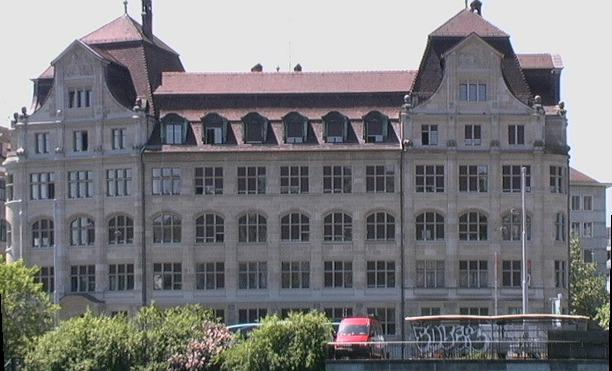
#> input picture test/cmp_b0374.jpg, 612 x 371 px, found by its file name
$ jupyter execute --allow-errors preprocessing.ipynb
#> lines starting #> are read from the running program, lines starting #| are printed output that depends on the picture; after the words box and inside, x2 and y2 are one past the last pixel; in counts of white or black regions, pixels touching at a corner belong together
### Image Data Preprocessing
[Keras documentation](https://keras.io/api/preprocessing/image/)

[cell 1]
import warnings

import cv2
import matplotlib.pyplot as plt
import pandas as pd
import numpy as np
import seaborn as sns
import os

warnings.simplefilter("ignore", category=RuntimeWarning)
pd.options.mode.chained_assignment = None;

## Exploratory Data Analysis и подсчет окон и колонн в предложенном датасете

[cell 2]
# загружаем метки
labels = pd.read_csv("C:\\Users\\HOME\\PycharmProjects\\CV_BuildingAnalytics\\labels.csv")
#> (reads labels.csv from the repository)
labels.head(19)

[cell 3]
labels.shape

[cell 4]
labels[['window', 'pillar', 'facade']].describe().T

[cell 5]
labels[['window', 'pillar', 'facade']].hist(bins=100);
#> figure, not shown here; panel 1: tallest bar 484 high, from x = 0.99 to 1; panel 2: tallest bar 730 high, from x = 0.99 to 1; panel 3: tallest bar 446 high, from x = 0.99 to 1

[cell 6]
# Display information about the data types and number of non-null values in each column
print("Общая информация о данных и типах переменных:")
print(labels.info())

# Display basic statistical information about each column
print("Описательные статистики для данных")
print(labels.describe())

# Count the number of occurrences of each value in the 'facade' column
print("Количество значений в столбце 'фасад'")
print(labels['facade'].value_counts())

# Create a histogram of the values in the 'window' column
plt.hist(labels['window'])
plt.title('Частотная диаграмма меток окон')
plt.xlabel('Метки окон')
plt.ylabel('Частота')
plt.show()
#> figure, not shown here; tallest bar 484 high, from x = 0.9 to 1

# Create a scatter plot of the 'window' and 'door' columns
plt.scatter(x=labels['window'], y=labels['pillar'])
plt.title('Диаграмма рассеяния меток окон и дверей')
plt.xlabel('Метки окон')
plt.ylabel('Метки колонн')
plt.show()

# Create a heatmap of the correlations between columns
plt.figure(figsize=(10,8))  # set the figure size to 10 x 8 inches
#> (the rest of this cell did not finish here and is left out)

### *Выводы:* Видим, что данные закодированы бинарно, всего 11 признаков и 756 картинок в датасете. Проверка на мультиколлеарность показала, что высоко коррелирующих признаков нет, что является хорошим знаком для дальнейшего обучения модели.

Посмотрим, как выглядят картинки в разных форматах - png, xml, jpg.

UPD
Ниже - неудачная попытка открыть xml и посмотреть, что там. Видимо, xml неудобен для парсинга. Более того, если руками открыть приложенные файлы из датасета в браузере, то открывается ошибка. Продолжим работу с jpg, png форматами.

[cell 7]
# pip install -qq lxml

[cell 8]
# [22 lines of commented-out code are left out]

The XMLSyntaxError: Extra content at the end of the document error occurs when there is extra content after the end of the XML document, as indicated by the line and column numbers in the error message.

To fix this error, you need to remove the extra content from the XML file. This extra content could be anything that comes after the closing </cmp_root> tag, such as whitespace, comments, or other data.

Here is an example of what the end of a well-formed XML file should look like:
```
</cmp_root>
```

[cell 9]
# png
cv2.imread("C:\\Users\\HOME\\PycharmProjects\\CV_BuildingAnalytics\\base\\cmp_b0242.png")

[cell 10]
# jpg
cv2.imread("C:\\Users\\HOME\\PycharmProjects\\CV_BuildingAnalytics\\base\\cmp_b0374.jpg")

[cell 11]
img = cv2.imread("C:\\Users\\HOME\\PycharmProjects\\CV_BuildingAnalytics\\base\\cmp_b0374.jpg")
#> img is the input picture: shape (371, 612, 3); mean B, G, R 124.6, 121.6, 121.9

# Convert the image from BGR to RGB format
img = cv2.cvtColor(img, cv2.COLOR_BGR2RGB)

# Display the image
plt.imshow(img)
plt.axis('off')
plt.show()

Построим изображение вызовом функции plt.imshow() (от англ. image show, «показать изображение»).

[cell 12]
array = np.array(img)
plt.imshow(array);

Изучим функцию imshow() и добавим аргумент, который сделает цветовую гамму чёрно-белой. Затем добавим к изображению шкалу цвета вызовом функции colorbar() (англ. «цветовая шкала»):

[cell 13]
plt.imshow(array, cmap='gray')
plt.colorbar();

Убедимся, что перед нами цветное изображение и что каналы хранятся в третьей координате. Для этого выведим размер массива, полученного из картинки.

[cell 14]
array.shape
#> Out = (371, 612, 3)

Изобразим на экране канал только с красным цветом.

[cell 15]
# extract a RED channel only
red_channel = array[:,:,0]
plt.imshow(red_channel)
plt.colorbar();

[cell 16]
img1 = cv2.imread("C:\\Users\\HOME\\PycharmProjects\\CV_BuildingAnalytics\\base\\cmp_b0374.png")
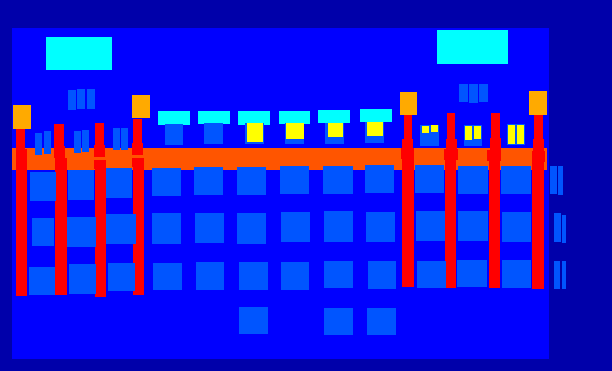
#> input picture masks/cmp_b0374.png, 612 x 371 px, found by its file name
#> img1 is the input picture: shape (371, 612, 3); mean B, G, R 206.8, 27.8, 30.1

# Convert the image from BGR to RGB format
img1 = cv2.cvtColor(img1, cv2.COLOR_BGR2RGB)

# Display the image
plt.imshow(img1)
plt.axis('off')
plt.show()

[cell 17]
array1 = np.array(img1)
plt.imshow(array1);

[cell 18]
plt.imshow(array1, cmap='gray')
plt.colorbar();
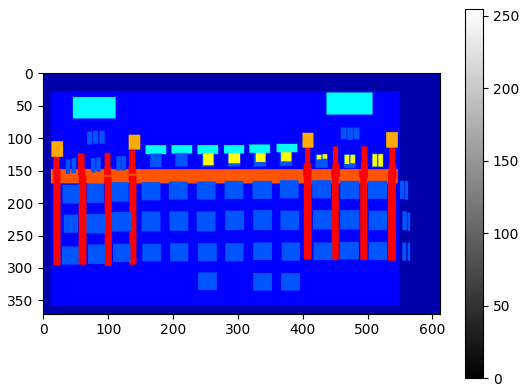
#> figure drawn by matplotlib, 2 panels

[cell 19]
array1.shape
#> Out = (371, 612, 3)

[cell 20]
# Extract the green channel
green_channel = array1[:, :, 1]
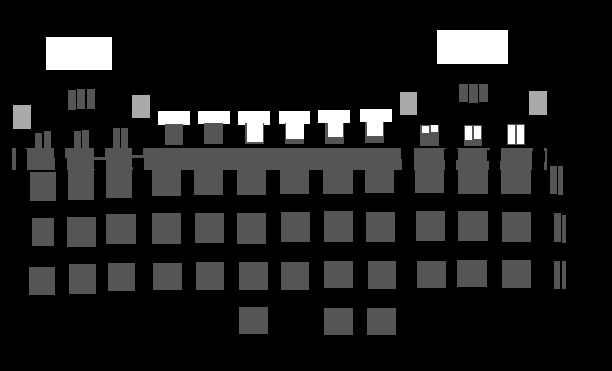
#> green_channel: shape (371, 612); min 0, max 255, mean 27.8
plt.imshow(green_channel)
plt.colorbar();
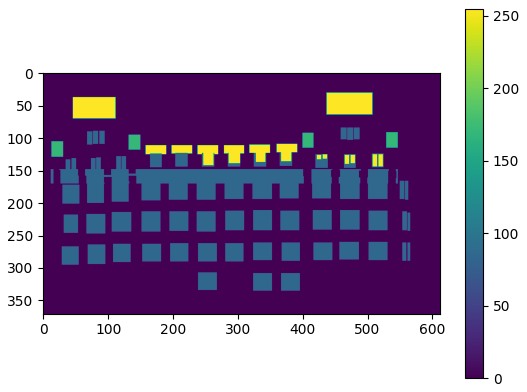
#> figure drawn by matplotlib, 2 panels

[cell 21]
# Extract the blue channel
blue_channel = array1[:, :, 2]
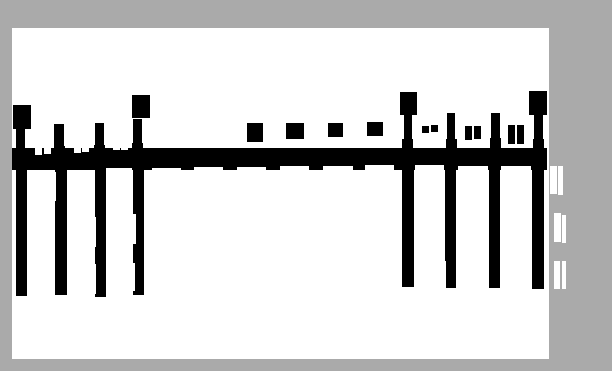
#> blue_channel: shape (371, 612); min 0, max 255, mean 206.8
plt.imshow(blue_channel)
plt.colorbar();
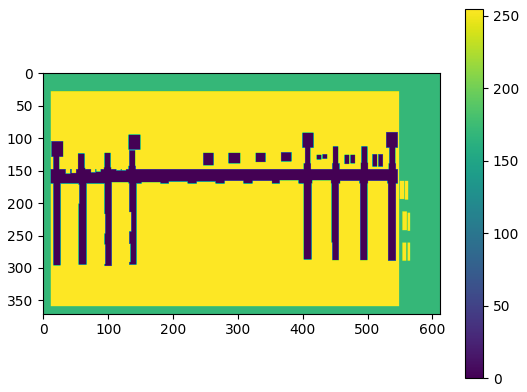
#> figure drawn by matplotlib, 2 panels

[cell 22]
# extract a RED channel only
red_channel = array1[:,:,0]
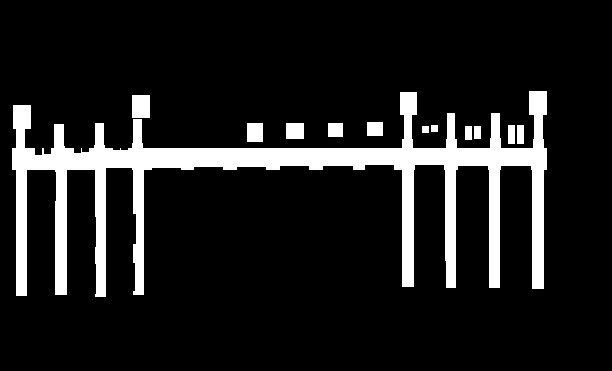
#> red_channel: shape (371, 612); 11.8% white; 12 white regions, largest, box (x1, y1, x2, y2) and area: (12, 91, 547, 297) 24780, (132, 95, 150, 118) 414, (247, 123, 263, 142) 304
plt.imshow(red_channel)
plt.colorbar();
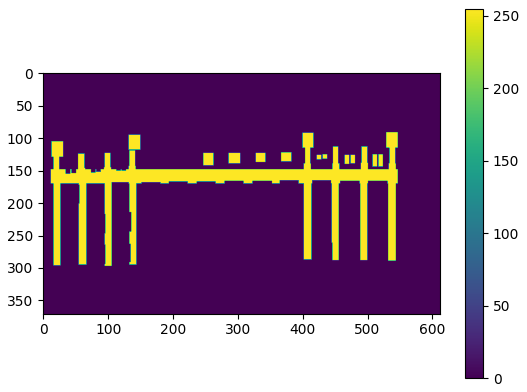
#> figure drawn by matplotlib, 2 panels

[cell 23]
try:
    # Filter the dataframe to include only rows corresponding to the cmp_b0374 image
    img_labels = labels.loc[labels['filename'] == 'cmp_b0374.jpg']

    # Extract the filename and file extension from the relevant columns
    filename = img_labels['filename'].iloc[0]  # get the filename from the 'filename' column
    file_extension = os.path.splitext(img_labels['filename'].iloc[0])[1]  # get the file extension from the 'filename' column

    # Print the filename and file extension
    print("Filename:", filename)
    print("File extension:", file_extension)

except IndexError:
    print("IndexError: Index out of range. Check that there are at least 2 rows with filename 'cmp_b0374'.")

[cell 24]
# отфильтруем картинку cmp_b0374
try:
    # Filter the dataframe to include only rows corresponding to the cmp_b0374 image
    img_labels = labels.loc[labels['filename'] == 'cmp_b0374.png']

    # Extract the filename and file extension from the relevant columns
    filename = img_labels['filename'].iloc[0]  # get the filename from the 'filename' column
    file_extension = os.path.splitext(img_labels['filename'].iloc[0])[1]  # get the file extension from the 'filename' column

    # Print the filename and file extension
    print("Filename:", filename)
    print("File extension:", file_extension)

except IndexError:
    print("IndexError: Index out of range. Check that there are at least 2 rows with filename 'cmp_b0374'.")

[cell 25]
# Split the image into its RGB channels
blue_channel, green_channel, red_channel = cv2.split(img)
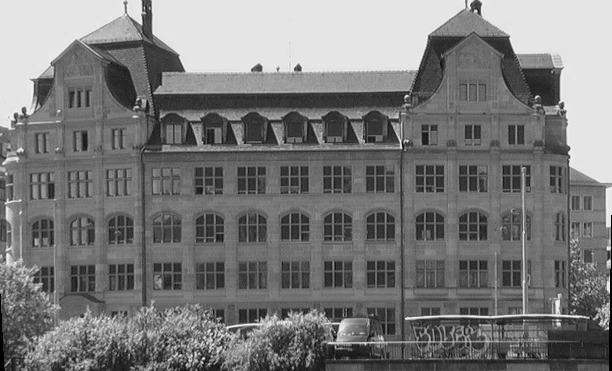
#> green_channel: shape (371, 612); min 0, max 255, mean 121.6
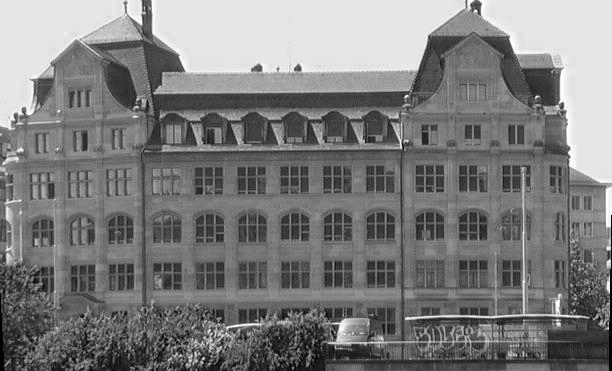
#> red_channel: shape (371, 612); min 0, max 255, mean 124.6

# [4 lines of commented-out code are left out]
